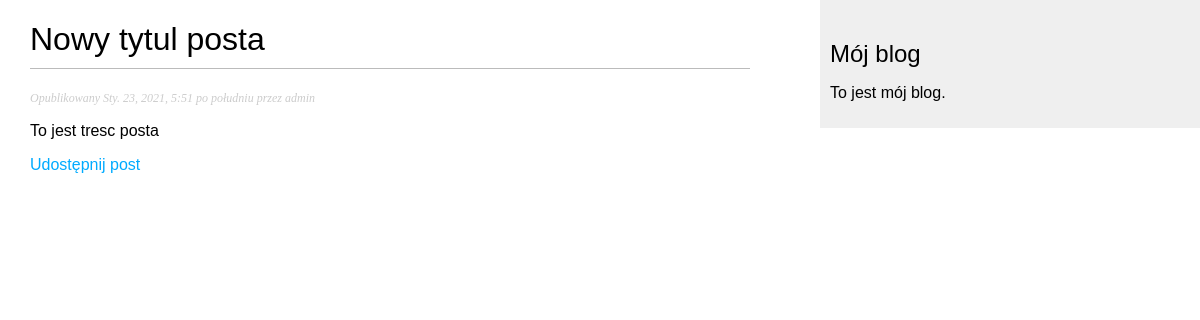
/blog/2021/01/23/jeszcze-jeden-post/, run on the app's committed database.
### blog/models.py (models this page shows, shortened)
class Post(models.Model):
    STATUS_CHOICES = (
        ('draft', 'Roboczy'),
        ('publish', 'Opublikowany'),
    )
    objects = models.Manager()  # manager domyslny
    title = models.CharField(max_length=250)
    slug = models.SlugField(max_length=250, unique_for_date='publish')
    author = models.ForeignKey(User, related_name='blog_posts', on_delete=models.CASCADE)
    body = models.TextField()
    publish = models.DateTimeField(default=timezone.now)
    published = PublishedManager()   # manager niestandardowy
    created = models.DateTimeField(auto_now_add=True)
    updated = models.DateTimeField(auto_now=True)
    status = models.CharField(max_length=10, choices=STATUS_CHOICES, default='draft')
    class Meta:
        ordering = ('-publish', )

### blog/views.py (the view)
# urls.py: url(r'^(?P<year>\d{4})/(?P<month>\d{2})/(?P<day>\d{2})/(?P<post>[-\w]+)/$', views.post_detail, name='post_detail'),
def post_detail(request,year, month,day, post):
    post = get_object_or_404(Post, slug=post, status='publish', publish__year=year, publish__month=month, publish__day=day)
    return render(request,'blog/post/detail.html', {'post': post})

### blog/templates/blog/post/detail.html (shortened to what this page needs)
{% extends "blog/base.html" %}
{% block content %}
  <h1>{{ post.title }}</h1>
  <p class="date">
    Opublikowany {{ post.publish }} przez {{ post.author }}
  </p>
  {{ post.body|linebreaks }}
  <p>
    <a href="{% url "blog:post_share" post.id %}">
    Udostępnij post
    </a>
  </p>
{% endblock %}

### blog/static/css/blog.css (style rules this page uses)
body { margin:0; padding:0; font-family:helvetica, sans-serif; }
a { color:#00abff; text-decoration:none; }
h1 { font-weight:normal; border-bottom:1px solid #bbb; padding:0 0 10px 0; }
p.date { color:#ccc; font-family: georgia, serif; font-size: 12px; font-style: italic; }

### data on the page
Post: title "Nowy tytul posta", publish "Sty. 23, 2021, 5:51 po południu", author "admin", body "To jest tresc posta"
